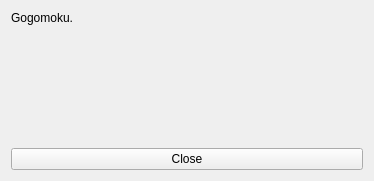
<?xml version="1.0" encoding="UTF-8"?>
<ui version="4.0">
 <class>MainWindow</class>
 <widget class="QMainWindow" name="MainWindow">
  <property name="geometry">
   <rect>
    <x>0</x>
    <y>0</y>
    <width>374</width>
    <height>181</height>
   </rect>
  </property>
  <property name="windowTitle">
   <string>Gogomoku</string>
  </property>
  <widget class="QWidget" name="centralWidget">
   <layout class="QVBoxLayout" name="verticalLayout">
    <item>
     <widget class="QLabel" name="label">
      <property name="text">
       <string>Gogomoku.</string>
      </property>
      <property name="scaledContents">
       <bool>false</bool>
      </property>
      <property name="alignment">
       <set>Qt::AlignLeading|Qt::AlignLeft|Qt::AlignTop</set>
      </property>
      <property name="wordWrap">
       <bool>false</bool>
      </property>
     </widget>
    </item>
    <item>
     <widget class="QPushButton" name="pushButton">
      <property name="text">
       <string>Close</string>
      </property>
     </widget>
    </item>
   </layout>
  </widget>
 </widget>
 <layoutdefault spacing="6" margin="11"/>
 <resources/>
 <connections/>
</ui>
